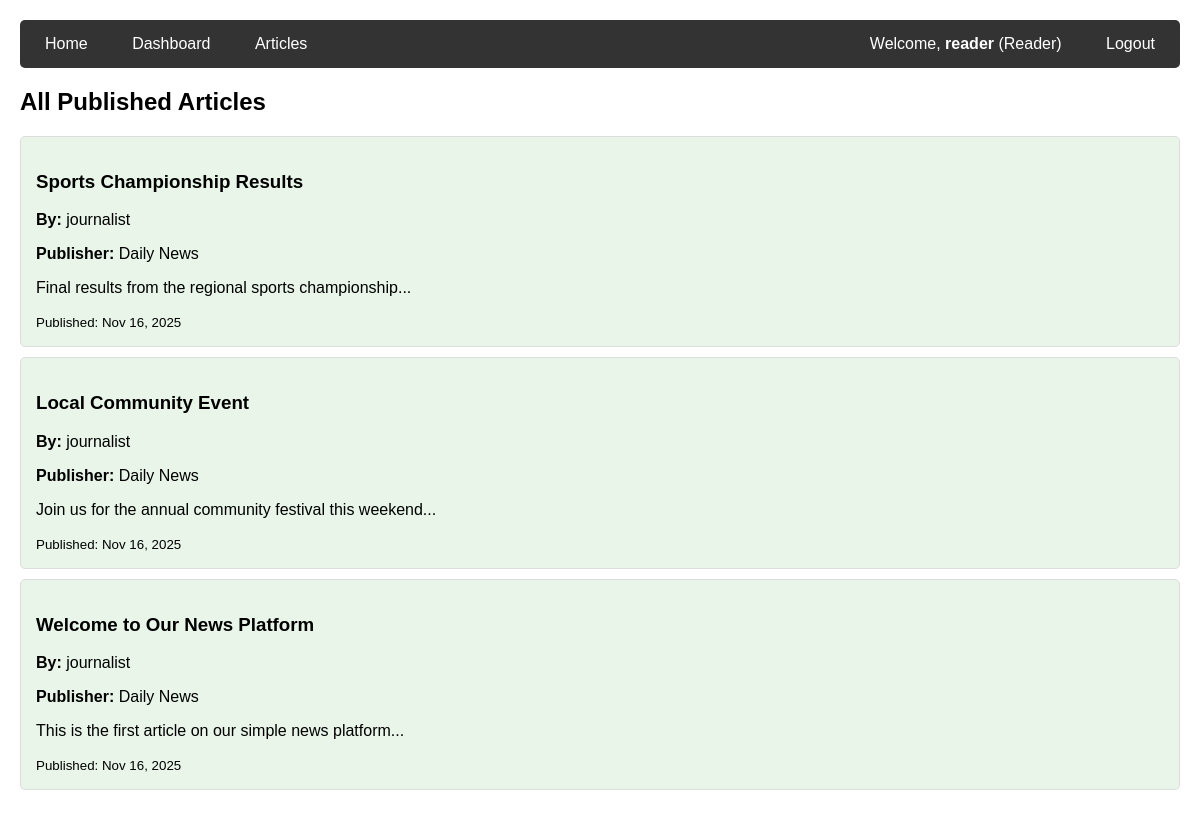
The app's page /articles/ (signed in) with its own data.
### news/models.py (models this page shows, shortened)
class UserProfile(models.Model):
    ROLE_CHOICES = [
        ('reader', 'Reader'),
        ('journalist', 'Journalist'),
        ('editor', 'Editor'),
    ]
    user = models.OneToOneField(User, on_delete=models.CASCADE)
    role = models.CharField(max_length=20, choices=ROLE_CHOICES, default='reader')
    subscribed_publishers = models.ManyToManyField(Publisher, blank=True)
    subscribed_journalists = models.ManyToManyField(User, blank=True, related_name='subscribers')

class Article(models.Model):
    title = models.CharField(max_length=200)
    content = models.TextField()
    author = models.ForeignKey(User, on_delete=models.CASCADE)
    publisher = models.ForeignKey(Publisher, on_delete=models.CASCADE, null=True, blank=True)
    created_at = models.DateTimeField(auto_now_add=True)
    is_approved = models.BooleanField(default=False)
    is_published = models.BooleanField(default=False)

class Publisher(models.Model):
    name = models.CharField(max_length=100)
    editors = models.ManyToManyField(User, related_name='publisher_editors')

### news/views.py (the view)
# urls.py: path('articles/', news_views.articles, name='articles'),
@login_required
def articles(request):
    published_articles = Article.objects.filter(is_published=True).order_by('-created_at')
    return render(request, 'articles.html', {'articles': published_articles})

### news_app/templates/articles.html
{% extends 'base.html' %} {% block content %}
<h2>All Published Articles</h2>
{% for article in articles %}
<div class="article approved">
  <h3>{{ article.title }}</h3>
  <p><strong>By:</strong> {{ article.author.username }}</p>
  {% if article.publisher %}
  <p><strong>Publisher:</strong> {{ article.publisher.name }}</p>
  {% endif %}
  <p>{{ article.content }}</p>
  <small>Published: {{ article.created_at|date:"M d, Y" }}</small>
</div>
{% empty %}
<p>No published articles available.</p>
{% endfor %} {% endblock %}

### news_app/templates/base.html (shortened to what this page needs)
<!DOCTYPE html>
<html>
  <head>
  </head>
  <body>
    <div class="navbar">
      <div class="nav-left">
        <a href="{% url 'home' %}">Home</a>
        {% if user.is_authenticated %}
        <a href="{% url 'dashboard' %}">Dashboard</a>
        <a href="{% url 'articles' %}">Articles</a>
        {% endif %}
      </div>
      <div class="nav-right">
        {% if user.is_authenticated %}
        <span class="user-info">
          Welcome, <strong>{{ user.username }}</strong>
          ({{ user.userprofile.role|title }})
        </span>
        <a href="{% url 'logout' %}">Logout</a>
        {% else %}
        <a href="{% url 'login' %}">Login</a>
        {% endif %}
      </div>
    </div>
     {% block content %} {% endblock %}
  </body>
</html>

### news_app/templates/base.html (style rules this page uses)
body { font-family: Arial, sans-serif; margin: 0; padding: 20px; }
.navbar { background: #333; padding: 15px; margin-bottom: 20px; border-radius: 5px; display: flex; justify-content: space-between; align-items: center; }
.nav-left a { color: white; text-decoration: none; margin-right: 20px; padding: 5px 10px; }
.nav-right { color: white; }
.nav-right a { color: white; text-decoration: none; margin-left: 15px; padding: 5px 10px; }
.article { border: 1px solid #ddd; padding: 15px; margin: 10px 0; border-radius: 5px; }
.approved { background-color: #e8f5e8; }
.user-info { margin-right: 15px; }

### records on screen
Article: title "Sports Championship Results", author.username "journalist", publisher.name "Daily News", content "Final results from the regional sports championship...", created_at "Nov 16, 2025"
Article: title "Local Community Event", author.username "journalist", publisher.name "Daily News", content "Join us for the annual community festival this weekend...", created_at "Nov 16, 2025"
Article: title "Welcome to Our News Platform", author.username "journalist", publisher.name "Daily News", content "This is the first article on our simple news platform...", created_at "Nov 16, 2025"

### other values on screen
{{ user.username }} "reader"
{{ user.userprofile.role|title }} "Reader"
